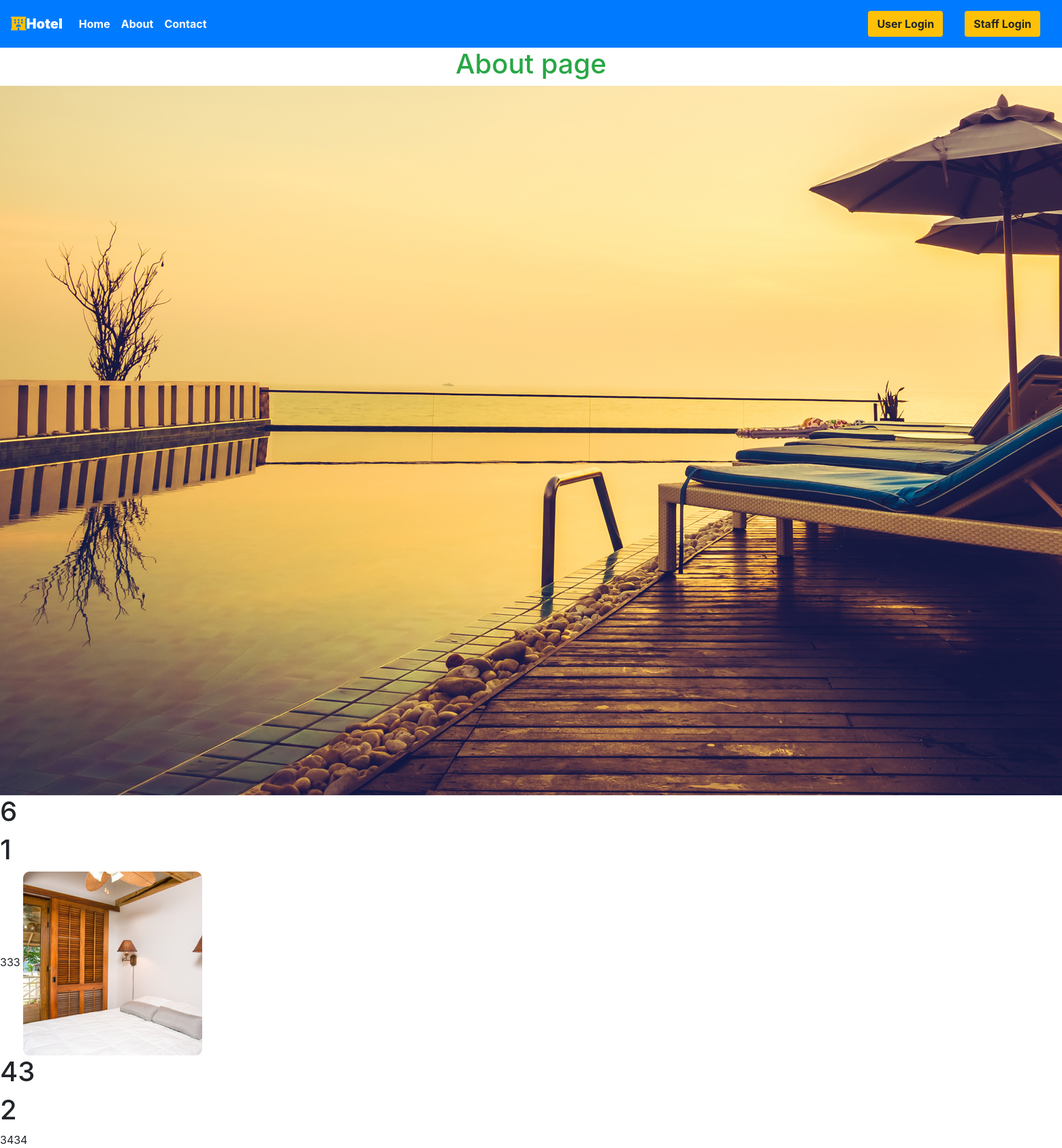
/about, run on the app's committed database.
### main/models.py (models this page shows, shortened)
class Room(models.Model):
    ROOM_STATUS = (
    ("1", "available"),
    ("2", "not available"),
    )
    ROOM_TYPE = (
    ("1", "Premium"),
    ("2", "Deluxe"),
    ("3","Basic"),
    )
    id = models.AutoField(primary_key=True)
    room_type = models.CharField(max_length=50,choices = ROOM_TYPE)
    capacity = models.IntegerField()
    price = models.IntegerField()
    size = models.IntegerField()
    hotel = models.ForeignKey(Hotel, on_delete = models.CASCADE)
    status = models.CharField(choices =ROOM_STATUS,max_length = 15)
    roomnumber = models.IntegerField()
    photo=models.ImageField(upload_to='room/', null=True, blank=True)
    Services=models.CharField(max_length=30,null=True)

### main/views.py (the view)
# urls.py: path('about', views.aboutpage,name="aboutpage"),
def aboutpage(request):
    q = Room.objects.all()
    return render(request, 'about.html',{"data":q})

### main/templatetags/app_tags.py (called while the page is built)
@register.filter(name='has_group')
def has_group(user, group_name):
    group = Group.objects.get(name=group_name)
    return True if group in user.groups.all() else False

### templates/about.html (shortened to what this page needs)
{% extends 'basic.html' %}
{% block body %}
<h1 class="text-center text-success">About page </h1>
{% for d in data %}
<img class="shop-item-image" src="{{d.photo.url}}">
<h1>{{d.capacity}}</h1>
<h1>{{d.room_type}}</h1>
<span class="shop-item-price">{{d.price}} </span>
{% endfor %}
{% endblock body %}

### data on the page
Room: photo (picture), capacity "6", room_type "1", price "333"
Room: photo (picture), capacity "43", room_type "2", price "3434"
